Frame 1 (no input): blank canvas, image omitted
Frame 60 (the mouse pressed at the canvas centre just before this capture): blank canvas, image omitted
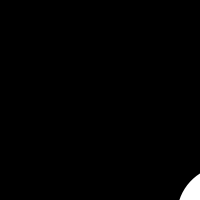
Frame 120 (the mouse held since frame 60 and released just before this capture)

The Processing sketch whose frames 1 and 60 were blank and that drew this single picture after the mouse press (run headless with seeded random() and noise(); from frame 60 on, the mouse is pressed at the canvas centre):

// Processing sketch: processing_91115
// ── processing_91115.pde

void setup() {
  size(200,200); }
  
void draw()
{
  background (0);
  smooth();
  pushMatrix();
  translate(90, 180);
  rotate(mouseX);
  scale(.50);
  noStroke ();
  fill(255);
  ellipse(200, 200, 100, 100);
  ellipse (200, 200, 200, 200);
  fill(227, 230, 232);
  rect(200, 200, 100, 100);
     popMatrix();
}
